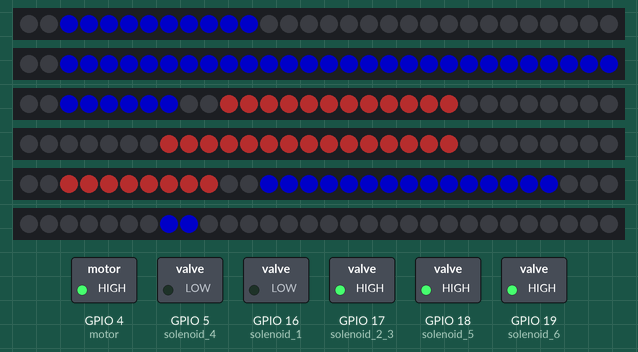
Recording of a sketch running on a simulated ESP32. Shown: 6 × 30 RGB LEDs in strip order, left to right, switched loads named in the sketch (green lamp = pin HIGH). Dim RGB values are drawn brighter than linear.

Above: at 0.15 s.
At 5.04 s:
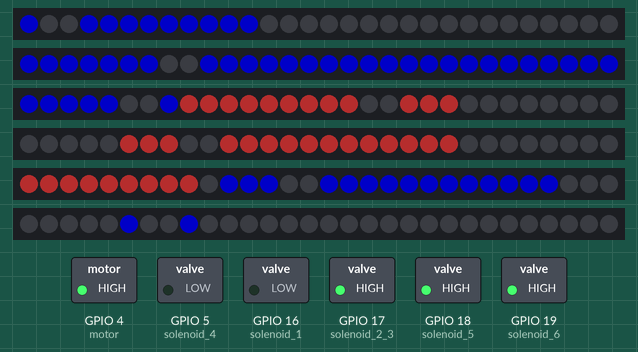
At 10.06 s:
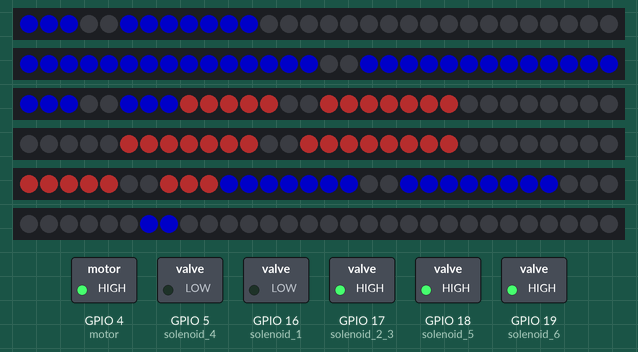
At 19.96 s:
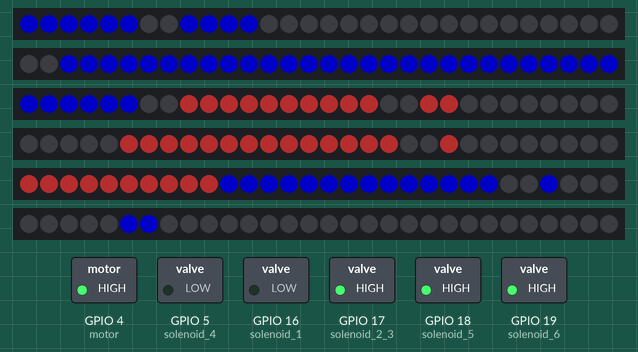
At 29.86 s:
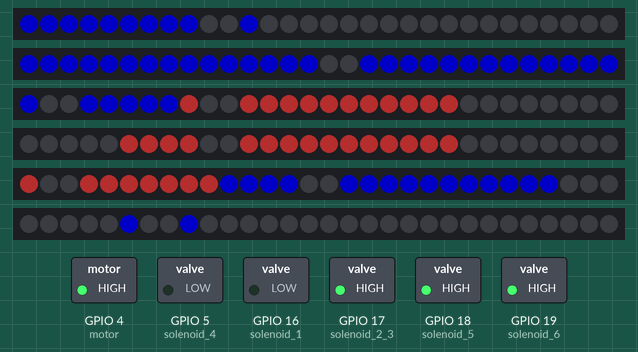
At 39.9 s:
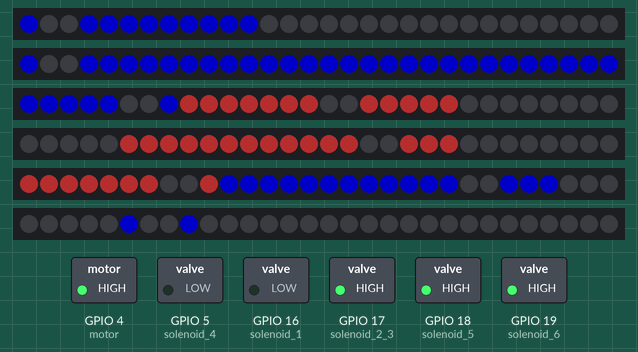
Timing chart, 0 to 40.0 s (numbered marks = the images above):
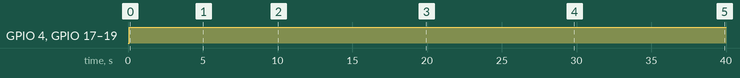

Measured:
- by itself, GPIO 4 (motor), GPIO 17 (solenoid_2_3), GPIO 18 (solenoid_5), GPIO 19 (solenoid_6): LOW → HIGH at 0.09 s

The sketch:

led_cases.ino
```cpp
#include <FastLED.h>

// Define the number of LED strips and LEDs per strip
#define NUM_STRIPS   6
#define NUM_LEDS_PER_STRIP 30
#define BRIGHTNESS   100
#define LED_TYPE     WS2812B
#define COLOR_ORDER  GRB

// Define the pins for each LED strip
#define LED_PIN_1    14
#define LED_PIN_2    27
#define LED_PIN_3    26
#define LED_PIN_4    25
#define LED_PIN_5    33
#define LED_PIN_6    32

const int motor = 4;
const int solenoid_1 = 16;
const int solenoid_2_3 = 17;
const int solenoid_4 = 5;
const int solenoid_5 = 18;
const int solenoid_6 = 19;

// Array to hold the LED data for each strip
CRGB leds[NUM_STRIPS][NUM_LEDS_PER_STRIP];

// Function prototypes
void blueScrolling(int stripIndex, int pinStart, int pinEnd, int scrollPosition);
void brownScrolling(int stripIndex, int pinStart, int pinEnd, int scrollPosition);
void showBlueOnStrip(int stripIndex, int pinStart, int pinEnd);

void setup() {
  // Initialize each strip with the corresponding pin
  FastLED.addLeds<LED_TYPE, LED_PIN_1, COLOR_ORDER>(leds[0], NUM_LEDS_PER_STRIP);
  FastLED.addLeds<LED_TYPE, LED_PIN_2, COLOR_ORDER>(leds[1], NUM_LEDS_PER_STRIP);
  FastLED.addLeds<LED_TYPE, LED_PIN_3, COLOR_ORDER>(leds[2], NUM_LEDS_PER_STRIP);
  FastLED.addLeds<LED_TYPE, LED_PIN_4, COLOR_ORDER>(leds[3], NUM_LEDS_PER_STRIP);
  FastLED.addLeds<LED_TYPE, LED_PIN_5, COLOR_ORDER>(leds[4], NUM_LEDS_PER_STRIP);
  FastLED.addLeds<LED_TYPE, LED_PIN_6, COLOR_ORDER>(leds[5], NUM_LEDS_PER_STRIP);

  pinMode(motor, OUTPUT);
  pinMode(solenoid_1, OUTPUT);
  pinMode(solenoid_2_3, OUTPUT);
  pinMode(solenoid_4, OUTPUT);
  pinMode(solenoid_5, OUTPUT);
  pinMode(solenoid_6, OUTPUT);

  FastLED.setBrightness(BRIGHTNESS);

  turnOffLedRange(0, 0, 10);
  turnOffLedRange(1, 0, 29);
  turnOffLedRange(2, 0, 21);
  turnOffLedRange(3, 0, 21);
  turnOffLedRange(4, 0, 26);
  turnOffLedRange(5, 0, 8);

  digitalWrite(motor, LOW);
  digitalWrite(solenoid_1, LOW);
  digitalWrite(solenoid_2_3, LOW);
  digitalWrite(solenoid_4, LOW);
  digitalWrite(solenoid_5, LOW);
  digitalWrite(solenoid_6, LOW);

}

void loop() {
    static int scrollPosition = 0;
/////////////////////////////CASE : [0,0,0]/////////////////////////////////////////////////////////

  // turnOffLedRange(1, 0, 29);
  // turnOffLedRange(2, 0, 21);
  // turnOffLedRange(3, 0, 21);
  // turnOffLedRange(4, 0, 26);
  // turnOffLedRange(5, 0, 8);

  // blueScrolling(0, 0, 11, scrollPosition);  // Blue scrolling on strip 0 across the entire strip

  // digitalWrite(motor, LOW);
  // digitalWrite(solenoid_1, LOW);
  // digitalWrite(solenoid_2_3, LOW);
  // digitalWrite(solenoid_4, LOW);
  // digitalWrite(solenoid_5, LOW);
  // digitalWrite(solenoid_6, LOW);


/////////////////////////////CASE : [1,0,0]/////////////////////////////////////////////////////////


  // turnOffLedRange(1, 23, 29);
  // turnOffLedRange(2, 0, 21);
  // turnOffLedRange(3, 15, 21);
  // turnOffLedRange(4, 0, 26);

  // blueScrolling(0, 0, 11, scrollPosition);  // Blue scrolling on strip 0 across the entire strip
  // blueScrolling(1, 0, 22, scrollPosition); // Solid blue on strip 2 from pin 0 to 15
  // blueScrolling(3, 0, 14, scrollPosition); // Solid blue on strip 2 from pin 0 to 15
  // blueScrolling(5, 0, 8, scrollPosition); // Solid blue on strip 2 from pin 0 to 15

  // digitalWrite(motor, HIGH);
  // digitalWrite(solenoid_1, HIGH);
  // digitalWrite(solenoid_2_3, LOW);
  // digitalWrite(solenoid_4, HIGH);
  // digitalWrite(solenoid_5, LOW);
  // digitalWrite(solenoid_6, LOW);

/////////////////////////////CASE : [1,1,0]/////////////////////////////////////////////////////////

  // turnOffLedRange(3, 0, 4);
  // turnOffLedRange(4, 0, 26);

  // blueScrolling(0, 0, 11, scrollPosition);
  // blueScrolling(1, 0, 29, scrollPosition);
  // blueScrolling(2,0,7,scrollPosition);
  // brownScrolling(2,8,22,scrollPosition);
  // brownScrolling(3,5,14,scrollPosition);
  // brownScrolling(5,0,8,scrollPosition);

  // digitalWrite(motor, HIGH);
  // digitalWrite(solenoid_1, LOW);
  // digitalWrite(solenoid_2_3, HIGH);
  // digitalWrite(solenoid_4, HIGH);
  // digitalWrite(solenoid_5, LOW);
  // digitalWrite(solenoid_6, LOW);

/////////////////////////////CASE : [1,0,1]/////////////////////////////////////////////////////////

  // turnOffLedRange(1, 23, 29);
  // turnOffLedRange(2, 0, 21);
  // turnOffLedRange(5, 0, 4);

  // blueScrolling(0, 0, 11, scrollPosition);
  // blueScrolling(1, 0, 22, scrollPosition);
  // blueScrolling(3,0,21,scrollPosition);
  // blueScrolling(4,0,26,scrollPosition);
  // blueScrolling(5,5,8,scrollPosition);

  // digitalWrite(motor, HIGH);
  // digitalWrite(solenoid_1, HIGH);
  // digitalWrite(solenoid_2_3, LOW);
  // digitalWrite(solenoid_4, LOW);
  // digitalWrite(solenoid_5, HIGH);
  // digitalWrite(solenoid_6, HIGH);

/////////////////////////////CASE : [ 1,1,1]/////////////////////////////////////////////////////////

  blueScrolling(0, 0, 11, scrollPosition);
  blueScrolling(1, 0, 29, scrollPosition);
  blueScrolling(2,0,7,scrollPosition);
  brownScrolling(2,8,21,scrollPosition);
  brownScrolling(3,5,21,scrollPosition);
  brownScrolling(4,0,13,scrollPosition);
  blueScrolling(4,10,26,scrollPosition);
  blueScrolling(5,5,8,scrollPosition);

  turnOffLedRange(3, 0, 4);
  turnOffLedRange(5, 0, 4);

  digitalWrite(motor, HIGH);
  digitalWrite(solenoid_1, LOW);
  digitalWrite(solenoid_2_3, HIGH);
  digitalWrite(solenoid_4, LOW);
  digitalWrite(solenoid_5, HIGH);
  digitalWrite(solenoid_6, HIGH);

  scrollPosition++;  // Increment the scrolling position for animation
  delay(75);  // Control the scroll speed
}

// Light Blue scrolling effect for a specific LED strip
void blueScrolling(int stripIndex, int pinStart, int pinEnd, int scrollPosition) {
  // Ensure pinEnd is within the bounds
  if (pinEnd >= NUM_LEDS_PER_STRIP) {
    pinEnd = NUM_LEDS_PER_STRIP - 1;
  }

  // Calculate the off positions based on the scroll position
  int rangeLength = pinEnd - pinStart + 1;
  int offPosition1 = scrollPosition % rangeLength;
  int offPosition2 = (scrollPosition + 1) % rangeLength;

  // Set all LEDs in the range to blue
  for (int i = pinStart; i <= pinEnd; i++) {
    leds[stripIndex][i] = CRGB::Blue;
  }

  // Turn off two specific LEDs to create the scrolling effect
  leds[stripIndex][pinStart + offPosition1] = CRGB::Black;
  leds[stripIndex][pinStart + offPosition2] = CRGB::Black;

  FastLED.show();
}

// Brown scrolling effect for a specific LED strip using the same logic
void brownScrolling(int stripIndex, int pinStart, int pinEnd, int scrollPosition) {
  // Ensure pinEnd is within the bounds
  if (pinEnd >= NUM_LEDS_PER_STRIP) {
    pinEnd = NUM_LEDS_PER_STRIP - 1;
  }

  // Calculate the off positions based on the scroll position
  int rangeLength = pinEnd - pinStart + 1;
  int offPosition1 = scrollPosition % rangeLength;
  int offPosition2 = (scrollPosition + 1) % rangeLength;

  // Set all LEDs in the range to brown
  for (int i = pinStart; i <= pinEnd; i++) {
    leds[stripIndex][i] = CRGB(165, 42, 42); // Brown color
  }

  // Turn off two specific LEDs to create the scrolling effect
  leds[stripIndex][pinStart + offPosition1] = CRGB::Black;
  leds[stripIndex][pinStart + offPosition2] = CRGB::Black;

  FastLED.show();
}

// Function to show solid blue on a specific strip within a range
void showBlueOnStrip(int stripIndex, int pinStart, int pinEnd) {
  // Ensure pinEnd is within the bounds
  if (pinEnd >= NUM_LEDS_PER_STRIP) {
    pinEnd = NUM_LEDS_PER_STRIP - 1;
  }

  // Set LEDs in the range between pinStart and pinEnd to blue
  for (int i = pinStart; i <= pinEnd; i++) {
    leds[stripIndex][i] = CRGB(0, 0, 255); // Set blue color
  }

  FastLED.show();
  delay(5);  // Keep blue LEDs on for a while
}

// Turn off a specific range of LEDs for a given strip
void turnOffLedRange(int stripIndex, int startLed, int endLed) {
  for (int i = startLed; i <= endLed; i++) {
    leds[stripIndex][i] = CRGB::Black;
  }
  FastLED.show();
}
```
